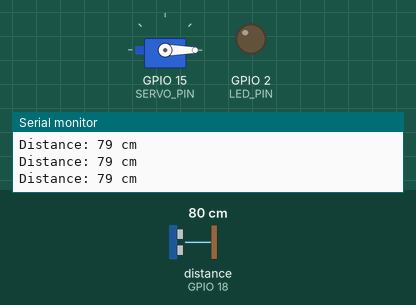
This sketch was run on a simulated ESP32. Shown: servo, output pins drawn as LEDs (lit = HIGH), the last lines printed to the serial monitor. Wiring (inferred from the names in the program): ultrasonic range finder: trigger GPIO 5; echo GPIO 18. Inputs (shaded band) come from the test bench; at power-on: distance to the obstacle (sensor on GPIO 18) 80 cm. The echo pulse lasts 58.3 µs per cm; pins used as bus, display or sensor lines are not drawn.

Above: at 1.7 s.
1.8 s: distance to the obstacle (sensor on GPIO 18) set to 22 cm
3.3 s: distance to the obstacle (sensor on GPIO 18) set to 18 cm
At 3.8 s:
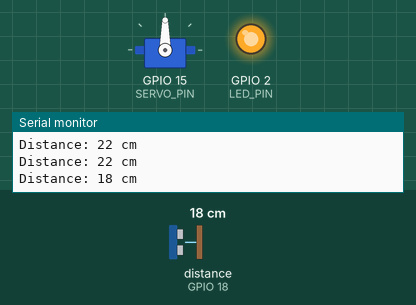
Timing chart, 0 to 10.8 s (numbered marks = the images above; inputs shaded):
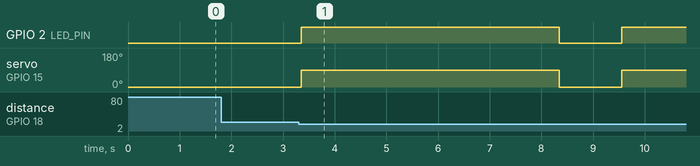

Measured:
- the behaviour switches between 21 and 20 cm on distance to the obstacle (sensor on GPIO 18) (found by bisection; images 0 and 1)
- after the input at 3.3 s, GPIO 2 (LED_PIN): LOW → HIGH after 0.05 s, → LOW 5.0 s later, → HIGH 1.2 s later; servo on GPIO 15 (SERVO_PIN): 0° → 90° after 0.05 s, → 0° 5.0 s later, → 90° 1.2 s later

The sketch:

trashbin.ino
```cpp
#include <Arduino.h>
#include <ESP32Servo.h>   // <-- This is the correct library for ESP32

// Pins (these are fine for most ESP32 boards)
#define TRIG_PIN  5
#define ECHO_PIN  18
#define SERVO_PIN 15
#define LED_PIN   2   // Onboard LED on many ESP32 boards

Servo myServo;

long duration;
int distance;

void setup() {
  Serial.begin(115200);

  pinMode(TRIG_PIN, OUTPUT);
  pinMode(ECHO_PIN, INPUT);
  pinMode(LED_PIN, OUTPUT);

  // Allow allocation of all timers for ESP32 (recommended)
  ESP32PWM::allocateTimer(0);
  ESP32PWM::allocateTimer(1);
  ESP32PWM::allocateTimer(2);
  ESP32PWM::allocateTimer(3);

  myServo.setPeriodHertz(50);    // Standard 50 Hz servo
  myServo.attach(SERVO_PIN, 500, 2400);  // 500μs to 2400μs pulse (typical for most servos)

  myServo.write(0);      // Lid closed
  digitalWrite(LED_PIN, LOW);

  delay(500);
}

int getDistance() {
  digitalWrite(TRIG_PIN, LOW);
  delayMicroseconds(2);
  digitalWrite(TRIG_PIN, HIGH);
  delayMicroseconds(10);
  digitalWrite(TRIG_PIN, LOW);

  duration = pulseIn(ECHO_PIN, HIGH, 30000); // timeout ~30ms (~5m max range)
  if (duration == 0) return 999; // no echo received

  distance = duration * 0.0343 / 2;  // Speed of sound 343 m/s → 0.0343 cm/µs
  return distance;
}

void loop() {
  int dist = getDistance();

  Serial.print("Distance: ");
  Serial.print(dist);
  Serial.println(" cm");

  if (dist > 0 && dist < 20) {        // Hand detected within 20 cm
    myServo.write(90);                // Open lid
    digitalWrite(LED_PIN, HIGH);
    delay(5000);                      // Keep open for 5 seconds
    myServo.write(0);                 // Close again after 5s
    digitalWrite(LED_PIN, LOW);
    delay(1000);                      // Small debounce after closing
  }

  delay(200);  // Main loop delay
}
```
